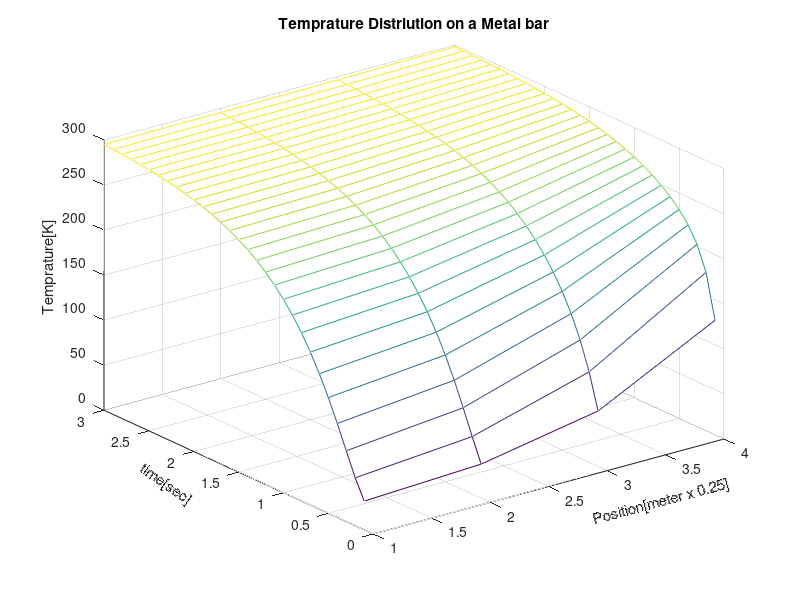

Source code (MATLAB):
clear 
clc;
x(1:4)=20;
time=0;
timef=3;
a(2:4)=1;
b(1)=-1.5;
b(2:4)=-3;
c(1:3)=1;
    display('THE SOLUTION BY TDMA AT TIME seconds');
   fprintf('%3s %5s %10s %10s %10s\n','Time','T1','T2','T3','T4')
   count=1;
    hh=ones(30,4);
for time=0.1:0.1:timef
    xold=x;
    d(1)=-0.5*xold(1);
    d(2)=-xold(2);
    d(3)=-xold(3);
    d(4)=-xold(4)-300;
    i=1;
    n=4;
    beta(i)=b(i);
    gamma(i)=d(i)/beta(i);
    il=i+1;
    for j=il:n
        beta(j)=b(j)-a(j)*c(j-1)/beta(j-1);
        gamma(j)=(d(j)-a(j)*gamma(j-1))/beta(j);
    end
    x(n)=gamma(n);
    n1=n-i;
    for k=1:n1
        j=n-k;
        x(j)=gamma(j)-c(j)*x(j+1)/beta(j);
    end
%     display(['THE SOLUTION BY TDMA AT TIME ',num2str(time),'seconds'])
  fprintf('%3g', time); fprintf('  %8.4f', x(1)); fprintf('   %8.4f', x(2));
  fprintf('   %8.4f', x(3)); fprintf('   %8.4f', x(4));
    fprintf('\n');
%     tt(count)=time;
%     temp(count).tt=[x(1),x(2),x(3),x(4)];
    hh(count,1:4)=[x(1),x(2),x(3),x(4)];
    count=count+1;
end

[tkt,llent]=meshgrid(1:1:n,0.1:0.1:timef);
    mesh(tkt,llent,hh)
%     xlim([0 1]);
    title('Temprature Distriution on a Metal bar')
    xlabel('Position[meter x 0.25]','Rotation',15)
    ylabel('time[sec]','Rotation',-35)
    zlabel('Temprature[K]')
%     surf(hh)